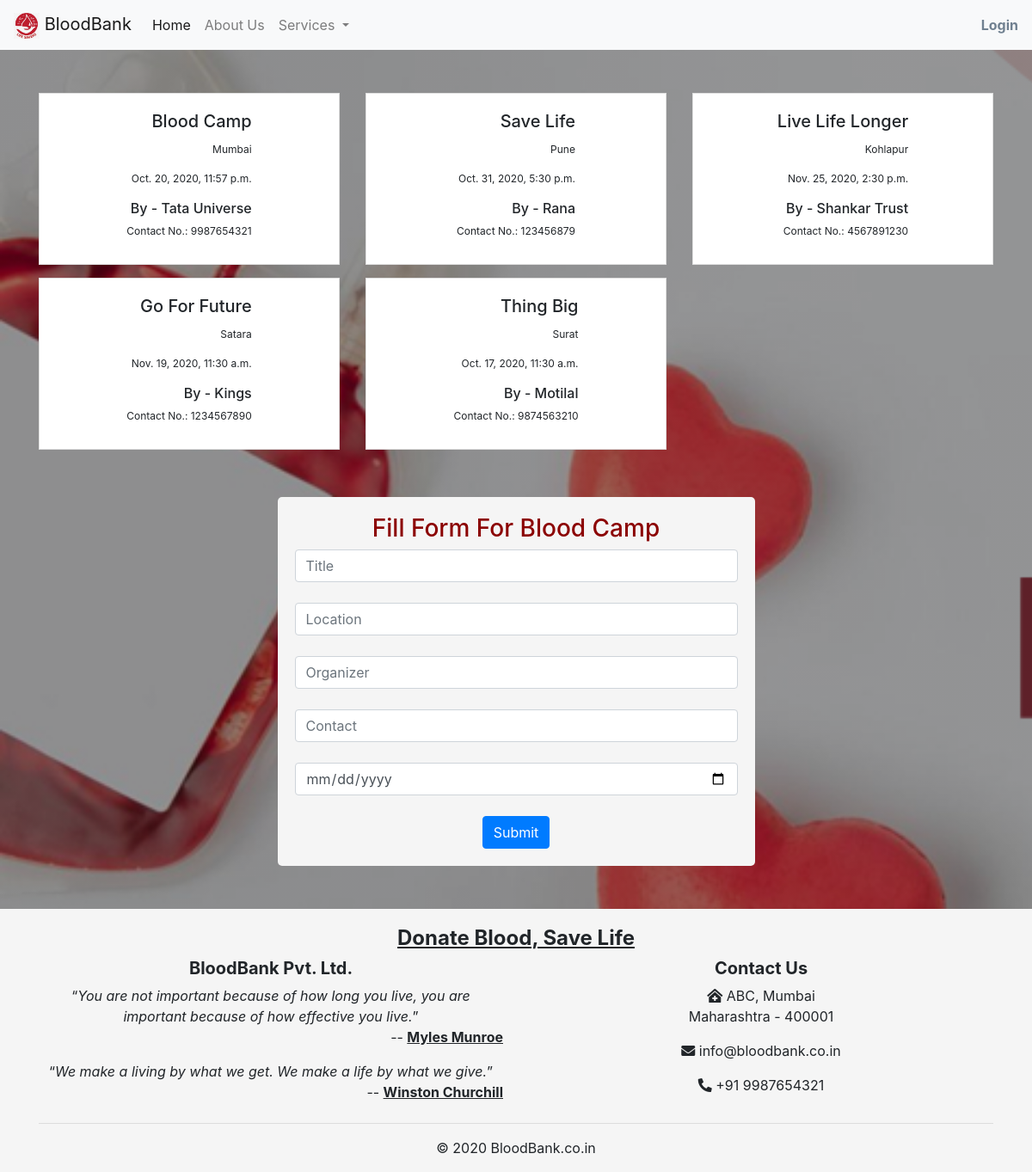
Before: /availibility/camps/ with the older database file.
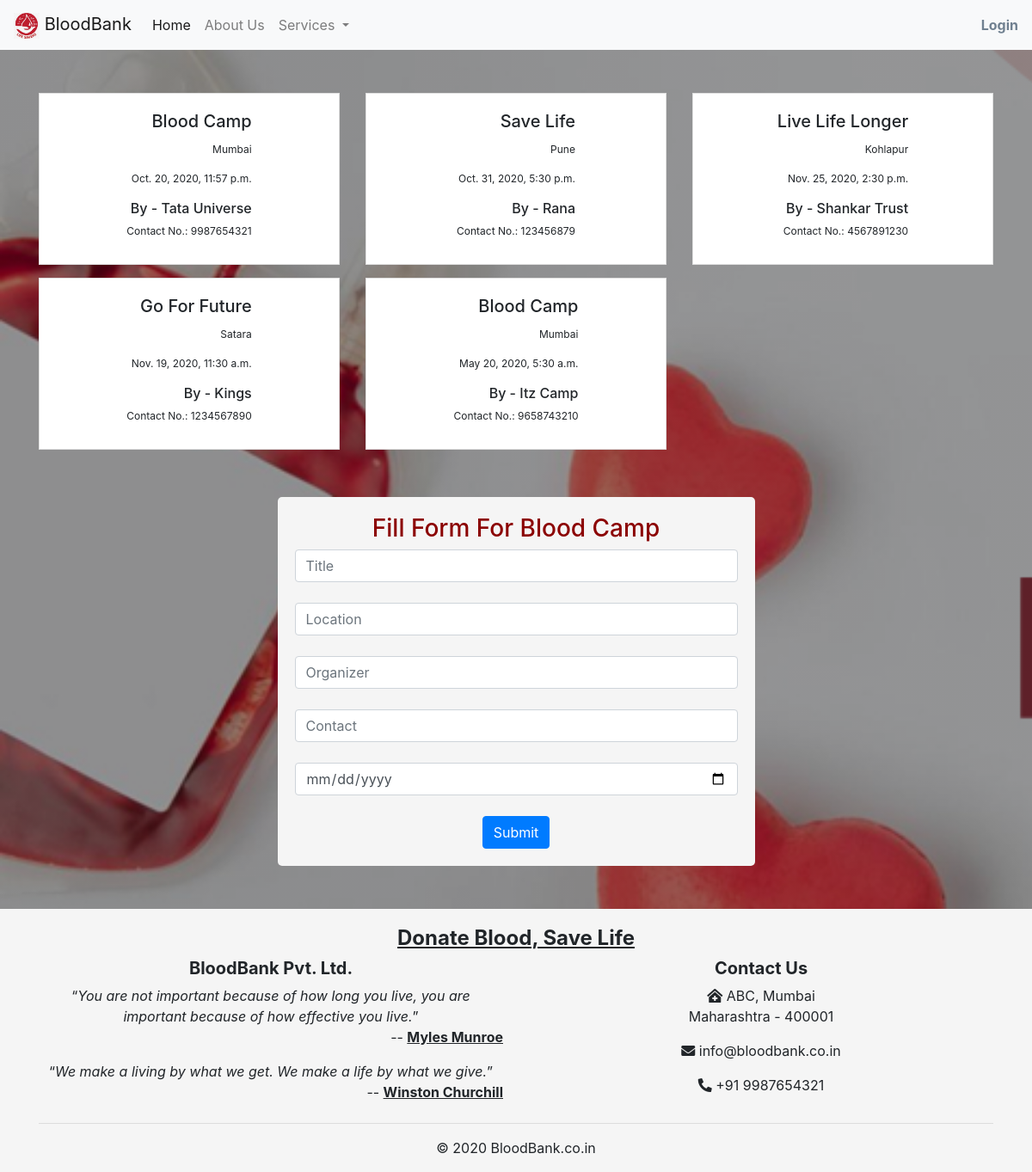
After: the same page with the newer database file.
### availibility/models.py (models this page shows, shortened)
class Camp(models.Model):
	title = models.CharField(max_length=50)
	location = models.CharField(max_length=100)
	organizer = models.CharField(max_length=100)
	contact_no = models.IntegerField()
	date = models.DateTimeField()
	confirm = models.BooleanField(default=False)

### availibility/views.py (the view)
# urls.py: path('camps/', camp, name='camp'),
def camp(request):
	camp_form = CampForm()
	if request.method == 'POST':
		camp_form = CampForm(request.POST)
		if camp_form.is_valid():
			camp_form.save()
			messages.info(request, 'Thank You For Scheduling Us.. We Will Call You !')
			return redirect('camp')
	else:
		camps = Camp.objects.all()
		return render(request, 'camp.html', {'camps': camps, 'campform':camp_form})

### availibility/forms.py
class CampForm(forms.ModelForm):
	class Meta:
		model = Camp
		fields = ('title', 'location', 'organizer', 'contact_no', 'date')

### templates/camp.html (shortened to what this page needs)
{% extends 'index.html' %}
{% block content %}
<div class="camp container">
	<div class="row">
	  	{% for camp in camps %}
	  	{% if camp.confirm is True %}
	  <div class="col-sm-4">
	    <div class="card text-right">
	      <div class="card-body">
	        <h5 class="card-title">{{ camp.title }}</h5>
	        <p class="card-text">{{ camp.location }}</p>
	        <p class="card-text">{{ camp.date }}</p>
	        <h6 class="card-text">By - {{ camp.organizer }}</h6>
	        <p class="card-text">Contact No.: {{ camp.contact_no }}</p>
	      </div>
	    </div>
	  </div>
	  	{% endif %}
	  	{% endfor %}
	</div>
	<center>
	<div>
	  	<form action="{% url 'camp' %}" method="POST">
	  		<h3 style="color: darkred;">Fill Form For Blood Camp</h3>
	  		 <input class="form-control" type="text" placeholder="Title" name="title" required=""><br>
	  		 <input class="form-control" type="text" placeholder="Location" name="location" required=""><br>
	  		 <input class="form-control" type="text" placeholder="Organizer" name="organizer"required><br>
	  		 <input class="form-control" id="phone" type="tel" placeholder="Contact" name="contact_no" pattern="[0-9]{10}" required=""><br>
	  		 <input class="form-control" type="date" placeholder="Date" name="date" required><br>
	  		<button type="submit" class="btn btn-primary">Submit</button>
	  	</form>
	</div>
	</center>
</div>
{% endblock %}

### templates/index.html (shortened to what this page needs)
<!DOCTYPE html>
{% load static %}
<html lang="en">
<head>
    <link rel="stylesheet" href="{% static 'css/main.css' %}">
    <link rel="stylesheet" href="{% static 'css/about.css' %}">
    <link rel="stylesheet" href="{% static 'css/accounts.css' %}">
      <link rel="stylesheet" href="{% static 'css/availibility.css' %}">
    <link rel="stylesheet" href="https://stackpath.bootstrapcdn.com/bootstrap/4.5.2/css/bootstrap.min.css">
    <link rel="stylesheet" href="https://pro.fontawesome.com/releases/v5.10.0/css/all.css"/>
</head>
<body>
    <header>
        <nav class="navbar navbar-expand-lg navbar-light bg-light">
            <a class="navbar-brand" href="{% url 'index' %}"><img src="{% static 'images/logo.png' %}" alt="logo" height="30px" width="30px"> BloodBank</a>
            <div class="collapse navbar-collapse" id="navbarSupportedContent">
              <ul class="navbar-nav mr-auto">
                <li class="nav-item active">
                  <a class="nav-link" href="{% url 'index' %}">Home <span class="sr-only">(current)</span></a>
                </li>
                <li class="nav-item">
                  <a class="nav-link" href="{% url 'about' %}">About Us</a>
                </li>
                <li class="nav-item dropdown">
                  <a class="nav-link dropdown-toggle" href="#" id="navbarDropdown" role="button" data-toggle="dropdown" aria-haspopup="true" aria-expanded="false">
                    Services
                  </a>
                </li>
              </ul>
              <div class="nav-item dropdown navbar-nav">
                {% if user.is_authenticated %}
                <a class="login nav-link dropdown-toggle" href="#" id="navbarDropdown" role="button" data-toggle="dropdown" aria-haspopup="true" aria-expanded="false">
                    Hi, {{user.get_username}}
                  </a>
                  <div class="dropdown-menu  dropdown-menu-right" aria-labelledby="navbarDropdown">
                    <a class="dropdown-item" href="{% url 'mydonation' %}">My Donations</a>
                    <a class="dropdown-item" href="{% url 'profile' %}">View Profile</a>
                    <div class="dropdown-divider"></div>
                    <a href="{% url 'logout' %}"><center><button type="button" class="btn btn-primary btn-sm">Logout</button></center></a>
                  </div>
                {% else %}
                <a class="login" href="{% url 'login' %}">Login</a>
                {% endif %}
              </div>
            </div>
        </nav>
    </header>
    <div class="main-container">
        {% block content %}{% endblock %}
    </div>
    <footer>
        <h4><u>Donate Blood, Save Life</u></h4>
        <div class="container">
            <div class="row">
                <div class="col">
                    <h5><b>BloodBank Pvt. Ltd.</b></h5>
                    <p>“<i>You are not important because of how long you live, you are important because of how effective you live.</i>”<br>
                        <span style="float: right;">-- <u><b>Myles Munroe</b></u></span></p>
                    <br>
                    <p>“<i>We make a living by what we get. We make a life by what we give.</i>”<br>
                        <span style="float: right;">-- <u><b>Winston Churchill</b></u></span></p>
                </div>
                <div class="col">
                    <h5><b>Contact Us</b></h5>
                    <address><i class="fas fa-clinic-medical"></i> ABC, Mumbai<br>Maharashtra - 400001</address>
                    <p><i class="fas fa-envelope"></i> info@bloodbank.co.in</p>
                    <p><i class="fas fa-phone-alt"></i> +91 9987654321</p>
                </div>
            </div>
            <hr>
            <div class="row">
                <div class="col"><p>&copy; 2020 BloodBank.co.in</p></div>
            </div>
        </div>
    </footer>
</body>
</html>

### static/css/main.css (style rules this page uses)
* { padding: 0; margin: 0; }
.login { text-decoration: none; color: slategray; font-weight: bold; }
footer { width: 100%; padding-left: 20px; padding-top: 20px; padding-right: 20px; background-color: whitesmoke; text-align: center; }
footer h4 { font-weight: bolder; }
.card { align-items: center; margin-bottom: 15px; }

### static/css/availibility.css (style rules this page uses)
h3 { color: white; }
.camp { padding: 50px; }
.camp .card { height: 200px; width: 350px; border-radius: 0px; font-size: 12px; }
.camp form { margin-top: 40px; background-color: whitesmoke; width: 50%; padding: 20px; border-radius: 5px; }

Changed rows visible on the page:
removed Camp: title "Thing Big", location "Surat", date "Oct. 17, 2020, 11:30 a.m.", organizer "Motilal", contact_no "9874563210"
added Camp: title "Blood Camp", location "Mumbai", date "May 20, 2020, 5:30 a.m.", organizer "Itz Camp", contact_no "9658743210"
